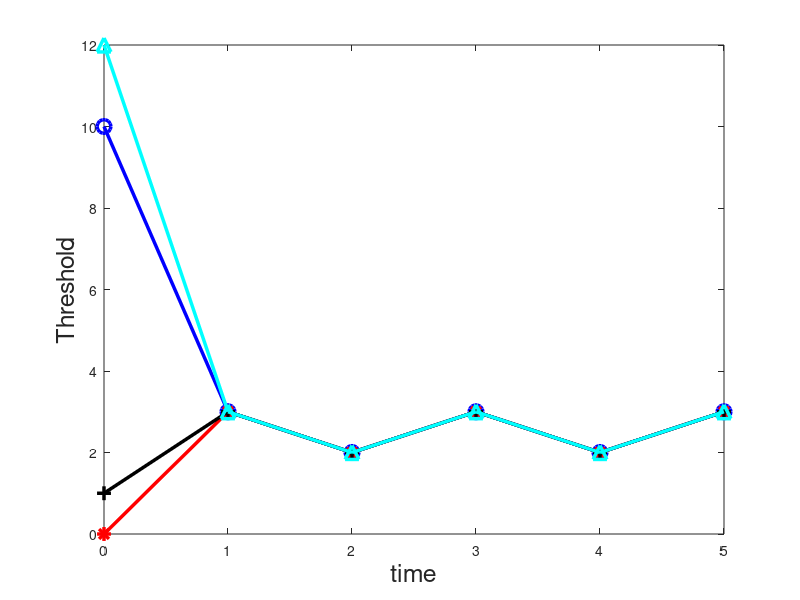

Reproduce this figure in MATLAB. (Note: this script raises an error after producing the figure.)
% convergence (WiOpt 20)
clear
N = 4;
B = [10,0,1, 12];%[4, 0, 2];% randi([0, 10], 1, N);%
lambda = 7;
mu = 5;
rho = lambda/ mu;
k = 34;
c = 13;
B_range = 0 : 10;
T = 6;
t = 0;
q = @(x) (x+1)./(rho.^(x+1) - 1) + x + 1/(1-rho); % queue length function
pi = @(x) (rho.^x - rho.^(x+1))./(1 - rho.^(x+1)); % probability function
cost = zeros(length(B_range), N); %cost function value
% W_0 = rho * (log(rho) + 1 - rho)/(lambda * (1 - rho) * log(rho) );
% klambda_square = k * lambda^2/c^2;
% B_track = zeros(T, N);
count = 0;
B_new = zeros(N,1);

while t < T
    B_track(count+1,:) = B;
    time(count+1) = t;
    for n  = 1 : N
        % B_minus = B;
        % B_minus(n) = [];
        cost(:,n) =  q(B_range)/lambda + k*((lambda * sum(pi(B)))/(N * c))^2 * pi(B_range);
        g_track(n, count+1) = k*((lambda * sum(pi(B)))/(N * c))^2;
        cost_track(:, n, count+1) = cost(:,n);
        [min_cost,index] = min(cost(:,n));
        B_new(n) = B_range(index); 
    end
    B = B_new; % update B
    t = t + 1;%exprnd(1);
    count = count + 1;
end

figure(1)
plot(time,B_track(:,1), 'b-o','LineWidth',2.5,'MarkerSize',10)
hold on
plot(time,B_track(:,2), 'r-*','LineWidth',2.5,'MarkerSize',10)
plot(time,B_track(:,3), 'k-+','LineWidth',2.5,'MarkerSize',10)
plot(time,B_track(:,4), 'c-^','LineWidth',2.5,'MarkerSize',10)
%plot(time,B_track(:,5), 'm->','LineWidth',2.5,'MarkerSize',10)
xlabel('time','FontSize', 18)
ylabel('Threshold','FontSize', 18)
title('\rho = ' + string(rho) + ', c = ' + string(c) ...
    + ', \lambda = ' + string(lambda) + ', k = ' + string(k) , 'FontSize', 18)
legend({'user 1', 'user 2', 'user 3'}, 'FontSize', 18)
% set(gca,'FontSize',18)
grid on

figure(2)
plot(B_range, cost_track(:, 1, 1), 'b-o','LineWidth',2.5,'MarkerSize',10)
hold on
plot(B_range, cost_track(:, 1, 2), 'r-o','LineWidth',2.5,'MarkerSize',10)
plot(B_range, cost_track(:, 1, 3), 'k-o','LineWidth',2.5,'MarkerSize',10)
plot(B_range, cost_track(:, 1, 4), 'm-o','LineWidth',2.5,'MarkerSize',10)
xlabel('B', 'FontSize', 18)
ylabel('cost', 'FontSize', 18)
legend({'1st iteration', '2nd iteration', '3rd iteration', '4th iteration'}, 'FontSize', 18)

